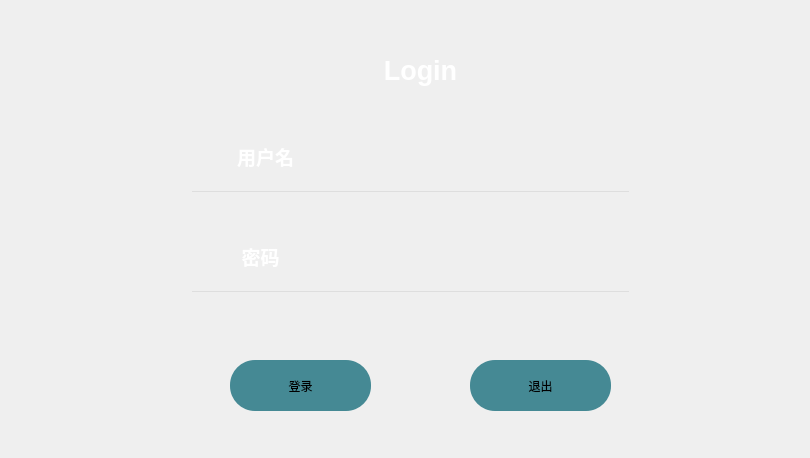
<?xml version="1.0" encoding="UTF-8"?>
<ui version="4.0">
 <class>LoginWindow</class>
 <widget class="QMainWindow" name="LoginWindow">
  <property name="geometry">
   <rect>
    <x>0</x>
    <y>0</y>
    <width>810</width>
    <height>458</height>
   </rect>
  </property>
  <property name="windowTitle">
   <string>LoginWindow</string>
  </property>
  <widget class="QWidget" name="centralwidget">
   <widget class="QPushButton" name="bt_login">
    <property name="geometry">
     <rect>
      <x>230</x>
      <y>360</y>
      <width>141</width>
      <height>51</height>
     </rect>
    </property>
    <property name="sizeIncrement">
     <size>
      <width>100</width>
      <height>0</height>
     </size>
    </property>
    <property name="styleSheet">
     <string notr="true">background-color: rgb(69,137,148);
border-radius:25px;
padding:2px 4px;</string>
    </property>
    <property name="text">
     <string>登录</string>
    </property>
    <property name="autoDefault">
     <bool>false</bool>
    </property>
   </widget>
   <widget class="QPushButton" name="bt_exit">
    <property name="geometry">
     <rect>
      <x>470</x>
      <y>360</y>
      <width>141</width>
      <height>51</height>
     </rect>
    </property>
    <property name="styleSheet">
     <string notr="true">background-color: rgb(69,137,148);
border-radius:25px;
padding:2px 4px;</string>
    </property>
    <property name="text">
     <string>退出</string>
    </property>
   </widget>
   <widget class="QLabel" name="label_user_icon">
    <property name="geometry">
     <rect>
      <x>190</x>
      <y>140</y>
      <width>32</width>
      <height>32</height>
     </rect>
    </property>
    <property name="styleSheet">
     <string notr="true">image: url(:/other/resource/other/user.png);</string>
    </property>
    <property name="text">
     <string/>
    </property>
    <property name="pixmap">
     <pixmap>:/img/user.png</pixmap>
    </property>
   </widget>
   <widget class="QLineEdit" name="input_user">
    <property name="geometry">
     <rect>
      <x>190</x>
      <y>190</y>
      <width>441</width>
      <height>41</height>
     </rect>
    </property>
    <property name="styleSheet">
     <string notr="true">background-color: rgba(255, 255, 255, 0%);
color: white;
font-size:20px;</string>
    </property>
   </widget>
   <widget class="QLabel" name="label_pwd_icon">
    <property name="geometry">
     <rect>
      <x>190</x>
      <y>240</y>
      <width>32</width>
      <height>32</height>
     </rect>
    </property>
    <property name="styleSheet">
     <string notr="true">image: url(:/other/resource/other/pwd.png);</string>
    </property>
    <property name="text">
     <string/>
    </property>
    <property name="pixmap">
     <pixmap>:/img/pwd.png</pixmap>
    </property>
   </widget>
   <widget class="QLabel" name="label_user_text">
    <property name="geometry">
     <rect>
      <x>220</x>
      <y>140</y>
      <width>91</width>
      <height>32</height>
     </rect>
    </property>
    <property name="font">
     <font>
      <pointsize>14</pointsize>
      <weight>75</weight>
      <bold>true</bold>
     </font>
    </property>
    <property name="styleSheet">
     <string notr="true">color: white;</string>
    </property>
    <property name="text">
     <string>用户名</string>
    </property>
    <property name="textFormat">
     <enum>Qt::AutoText</enum>
    </property>
    <property name="alignment">
     <set>Qt::AlignCenter</set>
    </property>
   </widget>
   <widget class="QLabel" name="label_tip">
    <property name="geometry">
     <rect>
      <x>300</x>
      <y>50</y>
      <width>241</width>
      <height>41</height>
     </rect>
    </property>
    <property name="font">
     <font>
      <pointsize>20</pointsize>
      <weight>75</weight>
      <bold>true</bold>
     </font>
    </property>
    <property name="layoutDirection">
     <enum>Qt::LeftToRight</enum>
    </property>
    <property name="styleSheet">
     <string notr="true">color: white;</string>
    </property>
    <property name="text">
     <string>Login</string>
    </property>
    <property name="textFormat">
     <enum>Qt::AutoText</enum>
    </property>
    <property name="alignment">
     <set>Qt::AlignCenter</set>
    </property>
   </widget>
   <widget class="QLabel" name="label_pwd_text">
    <property name="geometry">
     <rect>
      <x>220</x>
      <y>240</y>
      <width>81</width>
      <height>32</height>
     </rect>
    </property>
    <property name="font">
     <font>
      <pointsize>14</pointsize>
      <weight>75</weight>
      <bold>true</bold>
     </font>
    </property>
    <property name="styleSheet">
     <string notr="true">color: white;</string>
    </property>
    <property name="text">
     <string>密码</string>
    </property>
    <property name="textFormat">
     <enum>Qt::AutoText</enum>
    </property>
    <property name="alignment">
     <set>Qt::AlignCenter</set>
    </property>
   </widget>
   <widget class="QLineEdit" name="input_pwd">
    <property name="geometry">
     <rect>
      <x>190</x>
      <y>290</y>
      <width>441</width>
      <height>41</height>
     </rect>
    </property>
    <property name="styleSheet">
     <string notr="true">background-color: rgba(255, 255, 255, 0%);
color: white;
font-size:20px;</string>
    </property>
    <property name="inputMask">
     <string/>
    </property>
    <property name="echoMode">
     <enum>QLineEdit::Password</enum>
    </property>
   </widget>
  </widget>
 </widget>
 <resources/>
 <connections/>
</ui>
